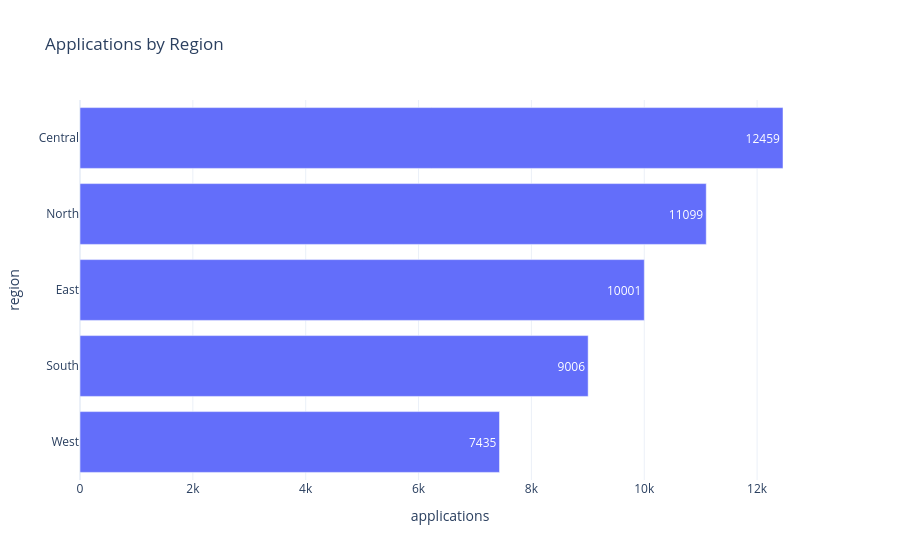

The notebook cell this image was saved under:
### Markdown cell above
**Business Interpretation.** Branch and Online are the two largest channels,
followed by Mobile App and Broker. Channel matters operationally because it
correlates with data quality — digital, self-service channels have a higher
rate of missing documents (see below), which is one of the strongest
predictors of rework and delay.

### Code cell
by_region = pi["region"].value_counts().reset_index()
by_region.columns = ["region", "applications"]
fig = px.bar(by_region.sort_values("applications"), x="applications", y="region",
             orientation="h", title="Applications by Region", text="applications")
fig.show()

### Figure 1 — Plotly figure (JSON) as saved in the notebook; plotly's stock layout.template omitted (floating-point values rounded to 4 significant figures)
{"data": [{"hovertemplate": "applications=%{text}<br>region=%{y}<extra></extra>", "legendgroup": "", "marker": {"color": "#636efa", "pattern": {"shape": ""}}, "name": "", "orientation": "h", "showlegend": false, "text": [7435.0, 9006.0, 10000.0, 11100.0, 12460.0], "textposition": "auto", "type": "bar", "x": [7435, 9006, 10001, 11099, 12459], "xaxis": "x", "y": ["West", "South", "East", "North", "Central"], "yaxis": "y"}], "layout": {"barmode": "relative", "legend": {"tracegroupgap": 0}, "title": {"text": "Applications by Region"}, "xaxis": {"anchor": "y", "domain": [0.0, 1.0], "title": {"text": "applications"}}, "yaxis": {"anchor": "x", "domain": [0.0, 1.0], "title": {"text": "region"}}}}
